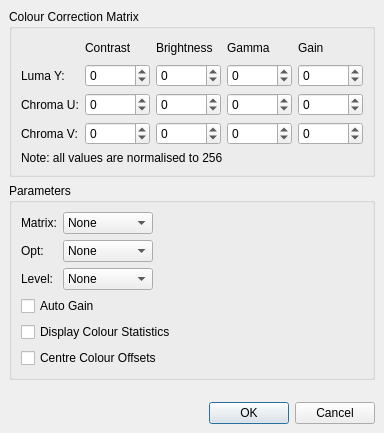
<ui version="4.0" >
 <class>ColorYuvDialog</class>
 <widget class="QDialog" name="ColorYuvDialog" >
  <property name="geometry" >
   <rect>
    <x>0</x>
    <y>0</y>
    <width>350</width>
    <height>400</height>
   </rect>
  </property>
  <property name="windowTitle" >
   <string>Avisynth ColorYUV</string>
  </property>
  <layout class="QVBoxLayout" >
   <property name="margin" >
    <number>9</number>
   </property>
   <property name="spacing" >
    <number>6</number>
   </property>
   <item>
    <widget class="QGroupBox" name="groupBox" >
     <property name="title" >
      <string>Colour Correction Matrix</string>
     </property>
     <layout class="QVBoxLayout" >
      <property name="margin" >
       <number>9</number>
      </property>
      <property name="spacing" >
       <number>6</number>
      </property>
      <item>
       <layout class="QGridLayout" >
        <property name="margin" >
         <number>0</number>
        </property>
        <property name="spacing" >
         <number>6</number>
        </property>
        <item row="3" column="2" >
         <widget class="QSpinBox" name="brightnessVSpinBox" >
          <property name="maximum" >
           <number>10000</number>
          </property>
          <property name="minimum" >
           <number>-10000</number>
          </property>
         </widget>
        </item>
        <item row="0" column="1" >
         <widget class="QLabel" name="label_2" >
          <property name="text" >
           <string>Contrast</string>
          </property>
         </widget>
        </item>
        <item row="2" column="3" >
         <widget class="QSpinBox" name="gammaUSpinBox" >
          <property name="maximum" >
           <number>10000</number>
          </property>
          <property name="minimum" >
           <number>-10000</number>
          </property>
         </widget>
        </item>
        <item row="1" column="2" >
         <widget class="QSpinBox" name="brightnessYSpinBox" >
          <property name="maximum" >
           <number>10000</number>
          </property>
          <property name="minimum" >
           <number>-10000</number>
          </property>
         </widget>
        </item>
        <item row="1" column="1" >
         <widget class="QSpinBox" name="contrastYSpinBox" >
          <property name="maximum" >
           <number>10000</number>
          </property>
          <property name="minimum" >
           <number>-10000</number>
          </property>
         </widget>
        </item>
        <item row="2" column="0" >
         <widget class="QLabel" name="label_6" >
          <property name="text" >
           <string>Chroma U:</string>
          </property>
         </widget>
        </item>
        <item row="1" column="3" >
         <widget class="QSpinBox" name="gammaYSpinBox" >
          <property name="maximum" >
           <number>10000</number>
          </property>
          <property name="minimum" >
           <number>-10000</number>
          </property>
         </widget>
        </item>
        <item row="3" column="1" >
         <widget class="QSpinBox" name="contrastVSpinBox" >
          <property name="maximum" >
           <number>10000</number>
          </property>
          <property name="minimum" >
           <number>-10000</number>
          </property>
         </widget>
        </item>
        <item row="3" column="0" >
         <widget class="QLabel" name="label_7" >
          <property name="text" >
           <string>Chroma V:</string>
          </property>
         </widget>
        </item>
        <item row="3" column="4" >
         <widget class="QSpinBox" name="gainVSpinBox" >
          <property name="maximum" >
           <number>10000</number>
          </property>
          <property name="minimum" >
           <number>-10000</number>
          </property>
         </widget>
        </item>
        <item row="2" column="1" >
         <widget class="QSpinBox" name="contrastUSpinBox" >
          <property name="maximum" >
           <number>10000</number>
          </property>
          <property name="minimum" >
           <number>-10000</number>
          </property>
         </widget>
        </item>
        <item row="3" column="3" >
         <widget class="QSpinBox" name="gammaVSpinBox" >
          <property name="maximum" >
           <number>10000</number>
          </property>
          <property name="minimum" >
           <number>-10000</number>
          </property>
         </widget>
        </item>
        <item row="2" column="4" >
         <widget class="QSpinBox" name="gainUSpinBox" >
          <property name="maximum" >
           <number>10000</number>
          </property>
          <property name="minimum" >
           <number>-10000</number>
          </property>
         </widget>
        </item>
        <item row="1" column="4" >
         <widget class="QSpinBox" name="gainYSpinBox" >
          <property name="maximum" >
           <number>10000</number>
          </property>
          <property name="minimum" >
           <number>-10000</number>
          </property>
         </widget>
        </item>
        <item row="1" column="0" >
         <widget class="QLabel" name="label" >
          <property name="text" >
           <string>Luma Y:</string>
          </property>
         </widget>
        </item>
        <item row="0" column="2" >
         <widget class="QLabel" name="label_3" >
          <property name="text" >
           <string>Brightness</string>
          </property>
         </widget>
        </item>
        <item row="2" column="2" >
         <widget class="QSpinBox" name="brightnessUSpinBox" >
          <property name="maximum" >
           <number>10000</number>
          </property>
          <property name="minimum" >
           <number>-10000</number>
          </property>
         </widget>
        </item>
        <item row="0" column="4" >
         <widget class="QLabel" name="label_5" >
          <property name="text" >
           <string>Gain</string>
          </property>
         </widget>
        </item>
        <item row="0" column="3" >
         <widget class="QLabel" name="label_4" >
          <property name="text" >
           <string>Gamma</string>
          </property>
         </widget>
        </item>
        <item row="2" column="5" >
         <spacer>
          <property name="orientation" >
           <enum>Qt::Horizontal</enum>
          </property>
          <property name="sizeHint" >
           <size>
            <width>40</width>
            <height>20</height>
           </size>
          </property>
         </spacer>
        </item>
        <item row="1" column="5" >
         <spacer>
          <property name="orientation" >
           <enum>Qt::Horizontal</enum>
          </property>
          <property name="sizeHint" >
           <size>
            <width>40</width>
            <height>20</height>
           </size>
          </property>
         </spacer>
        </item>
        <item row="3" column="5" >
         <spacer>
          <property name="orientation" >
           <enum>Qt::Horizontal</enum>
          </property>
          <property name="sizeHint" >
           <size>
            <width>40</width>
            <height>20</height>
           </size>
          </property>
         </spacer>
        </item>
        <item row="0" column="5" >
         <spacer>
          <property name="orientation" >
           <enum>Qt::Horizontal</enum>
          </property>
          <property name="sizeHint" >
           <size>
            <width>40</width>
            <height>20</height>
           </size>
          </property>
         </spacer>
        </item>
       </layout>
      </item>
      <item>
       <widget class="QLabel" name="label_11" >
        <property name="text" >
         <string>Note: all values are normalised to 256</string>
        </property>
       </widget>
      </item>
     </layout>
    </widget>
   </item>
   <item>
    <widget class="QGroupBox" name="groupBox_2" >
     <property name="title" >
      <string>Parameters</string>
     </property>
     <layout class="QVBoxLayout" >
      <property name="margin" >
       <number>9</number>
      </property>
      <property name="spacing" >
       <number>6</number>
      </property>
      <item>
       <layout class="QGridLayout" >
        <property name="margin" >
         <number>0</number>
        </property>
        <property name="spacing" >
         <number>6</number>
        </property>
        <item row="0" column="0" >
         <widget class="QLabel" name="label_8" >
          <property name="text" >
           <string>Matrix:</string>
          </property>
         </widget>
        </item>
        <item row="2" column="1" >
         <widget class="QComboBox" name="levelComboBox" >
          <item>
           <property name="text" >
            <string>None</string>
           </property>
          </item>
          <item>
           <property name="text" >
            <string>TV -> PC</string>
           </property>
          </item>
          <item>
           <property name="text" >
            <string>PC -> TV</string>
           </property>
          </item>
          <item>
           <property name="text" >
            <string>PC -> TV.Y</string>
           </property>
          </item>
         </widget>
        </item>
        <item row="2" column="0" >
         <widget class="QLabel" name="label_10" >
          <property name="text" >
           <string>Level:</string>
          </property>
         </widget>
        </item>
        <item row="0" column="1" >
         <widget class="QComboBox" name="matrixComboBox" >
          <item>
           <property name="text" >
            <string>None</string>
           </property>
          </item>
          <item>
           <property name="text" >
            <string>Rec.709</string>
           </property>
          </item>
         </widget>
        </item>
        <item row="1" column="1" >
         <widget class="QComboBox" name="optComboBox" >
          <item>
           <property name="text" >
            <string>None</string>
           </property>
          </item>
          <item>
           <property name="text" >
            <string>Coring</string>
           </property>
          </item>
         </widget>
        </item>
        <item row="1" column="0" >
         <widget class="QLabel" name="label_9" >
          <property name="text" >
           <string>Opt:</string>
          </property>
         </widget>
        </item>
        <item row="2" column="2" >
         <spacer>
          <property name="orientation" >
           <enum>Qt::Horizontal</enum>
          </property>
          <property name="sizeHint" >
           <size>
            <width>40</width>
            <height>20</height>
           </size>
          </property>
         </spacer>
        </item>
        <item row="0" column="2" >
         <spacer>
          <property name="orientation" >
           <enum>Qt::Horizontal</enum>
          </property>
          <property name="sizeHint" >
           <size>
            <width>40</width>
            <height>20</height>
           </size>
          </property>
         </spacer>
        </item>
        <item row="1" column="2" >
         <spacer>
          <property name="orientation" >
           <enum>Qt::Horizontal</enum>
          </property>
          <property name="sizeHint" >
           <size>
            <width>40</width>
            <height>20</height>
           </size>
          </property>
         </spacer>
        </item>
       </layout>
      </item>
      <item>
       <widget class="QCheckBox" name="autoGainCheckBox" >
        <property name="text" >
         <string>Auto Gain</string>
        </property>
       </widget>
      </item>
      <item>
       <widget class="QCheckBox" name="colourStatsCheckBox" >
        <property name="text" >
         <string>Display Colour Statistics</string>
        </property>
       </widget>
      </item>
      <item>
       <widget class="QCheckBox" name="centreOffsetsCheckBox" >
        <property name="text" >
         <string>Centre Colour Offsets</string>
        </property>
       </widget>
      </item>
     </layout>
    </widget>
   </item>
   <item>
    <spacer>
     <property name="orientation" >
      <enum>Qt::Vertical</enum>
     </property>
     <property name="sizeType" >
      <enum>QSizePolicy::MinimumExpanding</enum>
     </property>
     <property name="sizeHint" >
      <size>
       <width>20</width>
       <height>16</height>
      </size>
     </property>
    </spacer>
   </item>
   <item>
    <widget class="QDialogButtonBox" name="buttonBox" >
     <property name="orientation" >
      <enum>Qt::Horizontal</enum>
     </property>
     <property name="standardButtons" >
      <set>QDialogButtonBox::Cancel|QDialogButtonBox::NoButton|QDialogButtonBox::Ok</set>
     </property>
    </widget>
   </item>
  </layout>
 </widget>
 <tabstops>
  <tabstop>contrastYSpinBox</tabstop>
  <tabstop>brightnessYSpinBox</tabstop>
  <tabstop>gammaYSpinBox</tabstop>
  <tabstop>gainYSpinBox</tabstop>
  <tabstop>contrastUSpinBox</tabstop>
  <tabstop>brightnessUSpinBox</tabstop>
  <tabstop>gammaUSpinBox</tabstop>
  <tabstop>gainUSpinBox</tabstop>
  <tabstop>contrastVSpinBox</tabstop>
  <tabstop>brightnessVSpinBox</tabstop>
  <tabstop>gammaVSpinBox</tabstop>
  <tabstop>gainVSpinBox</tabstop>
  <tabstop>matrixComboBox</tabstop>
  <tabstop>optComboBox</tabstop>
  <tabstop>levelComboBox</tabstop>
  <tabstop>autoGainCheckBox</tabstop>
  <tabstop>colourStatsCheckBox</tabstop>
  <tabstop>centreOffsetsCheckBox</tabstop>
  <tabstop>buttonBox</tabstop>
 </tabstops>
 <resources/>
 <connections>
  <connection>
   <sender>buttonBox</sender>
   <signal>accepted()</signal>
   <receiver>ColorYuvDialog</receiver>
   <slot>accept()</slot>
   <hints>
    <hint type="sourcelabel" >
     <x>248</x>
     <y>254</y>
    </hint>
    <hint type="destinationlabel" >
     <x>157</x>
     <y>274</y>
    </hint>
   </hints>
  </connection>
  <connection>
   <sender>buttonBox</sender>
   <signal>rejected()</signal>
   <receiver>ColorYuvDialog</receiver>
   <slot>reject()</slot>
   <hints>
    <hint type="sourcelabel" >
     <x>316</x>
     <y>260</y>
    </hint>
    <hint type="destinationlabel" >
     <x>286</x>
     <y>274</y>
    </hint>
   </hints>
  </connection>
 </connections>
</ui>
